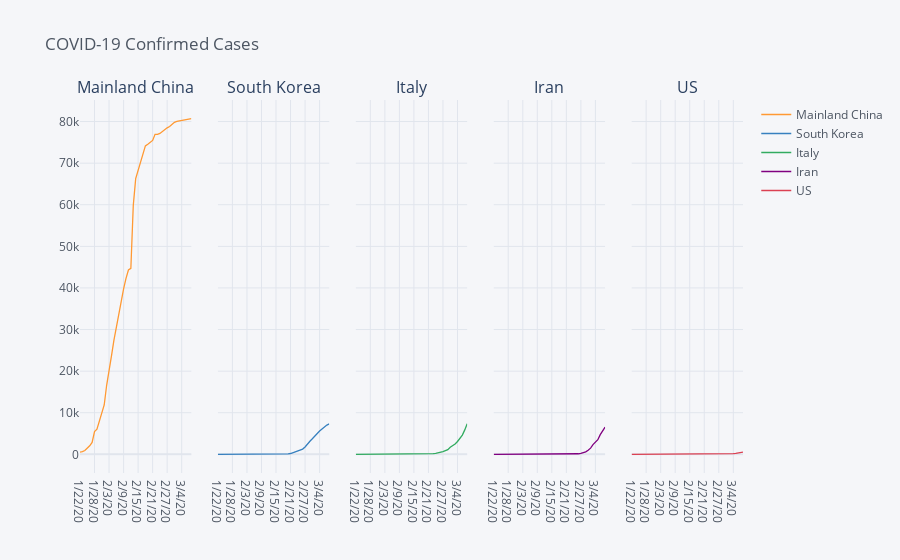
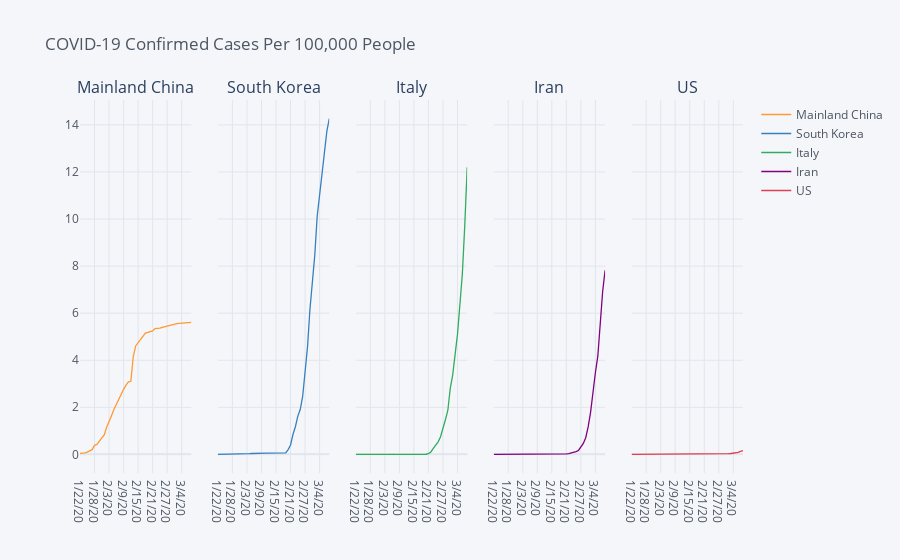

Notebook code for these charts, in order:
### Code cell
top_countries = list(confirmed.T.sum().sort_values(ascending=False).head(4).index)
top_countries.append("US")
country_plot(top_countries, pop_prop=False)
country_plot(top_countries, pop_prop=True)

### Figure 1 — Plotly figure (JSON) as saved in the notebook; plotly's stock layout.template omitted (floating-point values rounded to 4 significant figures)
{"data": [{"line": {"color": "rgba(255, 153, 51, 1.0)", "dash": "solid", "shape": "linear", "width": 1.3}, "mode": "lines", "name": "Mainland China", "text": "", "type": "scatter", "x": ["1/22/20", "1/23/20", "1/24/20", "1/25/20", "1/26/20", "1/27/20", "1/28/20", "1/29/20", "1/30/20", "1/31/20", "2/1/20", "2/2/20", "2/3/20", "2/4/20", "2/5/20", "2/6/20", "2/7/20", "2/8/20", "2/9/20", "2/10/20", "2/11/20", "2/12/20", "2/13/20", "2/14/20", "2/15/20", "2/16/20", "2/17/20", "2/18/20", "2/19/20", "2/20/20", "2/21/20", "2/22/20", "2/23/20", "2/24/20", "2/25/20", "2/26/20", "2/27/20", "2/28/20", "2/29/20", "3/1/20", "3/2/20", "3/3/20", "3/4/20", "3/5/20", "3/6/20", "3/7/20", "3/8/20"], "xaxis": "x", "y": [547, 639, 916, 1399, 2062, 2863, 5494, 6070, 8124, 9783, 11871, 16607, 19693, 23680, 27409, 30553, 34075, 36778, 39790, 42306, 44327, 44699, 59832, 66292, 68347, 70446, 72364, 74139, 74546, 74999, 75472, 76922, 76938, 77152, 77660, 78065, 78498, 78824, 79251, 79826, 80026, 80151, 80271, 80422, 80573, 80652, 80699], "yaxis": "y"}, {"line": {"color": "rgba(55, 128, 191, 1.0)", "dash": "solid", "shape": "linear", "width": 1.3}, "mode": "lines", "name": "South Korea", "text": "", "type": "scatter", "x": ["1/22/20", "1/23/20", "1/24/20", "1/25/20", "1/26/20", "1/27/20", "1/28/20", "1/29/20", "1/30/20", "1/31/20", "2/1/20", "2/2/20", "2/3/20", "2/4/20", "2/5/20", "2/6/20", "2/7/20", "2/8/20", "2/9/20", "2/10/20", "2/11/20", "2/12/20", "2/13/20", "2/14/20", "2/15/20", "2/16/20", "2/17/20", "2/18/20", "2/19/20", "2/20/20", "2/21/20", "2/22/20", "2/23/20", "2/24/20", "2/25/20", "2/26/20", "2/27/20", "2/28/20", "2/29/20", "3/1/20", "3/2/20", "3/3/20", "3/4/20", "3/5/20", "3/6/20", "3/7/20", "3/8/20"], "xaxis": "x2", "y": [1, 1, 2, 2, 3, 4, 4, 4, 4, 11, 12, 15, 15, 16, 19, 23, 24, 24, 25, 27, 28, 28, 28, 28, 28, 29, 30, 31, 31, 104, 204, 433, 602, 833, 977, 1261, 1766, 2337, 3150, 3736, 4335, 5186, 5621, 6088, 6593, 7041, 7314], "yaxis": "y2"}, {"line": {"color": "rgba(50, 171, 96, 1.0)", "dash": "solid", "shape": "linear", "width": 1.3}, "mode": "lines", "name": "Italy", "text": "", "type": "scatter", "x": ["1/22/20", "1/23/20", "1/24/20", "1/25/20", "1/26/20", "1/27/20", "1/28/20", "1/29/20", "1/30/20", "1/31/20", "2/1/20", "2/2/20", "2/3/20", "2/4/20", "2/5/20", "2/6/20", "2/7/20", "2/8/20", "2/9/20", "2/10/20", "2/11/20", "2/12/20", "2/13/20", "2/14/20", "2/15/20", "2/16/20", "2/17/20", "2/18/20", "2/19/20", "2/20/20", "2/21/20", "2/22/20", "2/23/20", "2/24/20", "2/25/20", "2/26/20", "2/27/20", "2/28/20", "2/29/20", "3/1/20", "3/2/20", "3/3/20", "3/4/20", "3/5/20", "3/6/20", "3/7/20", "3/8/20"], "xaxis": "x3", "y": [0, 0, 0, 0, 0, 0, 0, 0, 0, 2, 2, 2, 2, 2, 2, 2, 3, 3, 3, 3, 3, 3, 3, 3, 3, 3, 3, 3, 3, 3, 20, 62, 155, 229, 322, 453, 655, 888, 1128, 1694, 2036, 2502, 3089, 3858, 4636, 5883, 7375], "yaxis": "y3"}, {"line": {"color": "rgba(128, 0, 128, 1.0)", "dash": "solid", "shape": "linear", "width": 1.3}, "mode": "lines", "name": "Iran", "text": "", "type": "scatter", "x": ["1/22/20", "1/23/20", "1/24/20", "1/25/20", "1/26/20", "1/27/20", "1/28/20", "1/29/20", "1/30/20", "1/31/20", "2/1/20", "2/2/20", "2/3/20", "2/4/20", "2/5/20", "2/6/20", "2/7/20", "2/8/20", "2/9/20", "2/10/20", "2/11/20", "2/12/20", "2/13/20", "2/14/20", "2/15/20", "2/16/20", "2/17/20", "2/18/20", "2/19/20", "2/20/20", "2/21/20", "2/22/20", "2/23/20", "2/24/20", "2/25/20", "2/26/20", "2/27/20", "2/28/20", "2/29/20", "3/1/20", "3/2/20", "3/3/20", "3/4/20", "3/5/20", "3/6/20", "3/7/20", "3/8/20"], "xaxis": "x4", "y": [0, 0, 0, 0, 0, 0, 0, 0, 0, 0, 0, 0, 0, 0, 0, 0, 0, 0, 0, 0, 0, 0, 0, 0, 0, 0, 0, 0, 2, 5, 18, 28, 43, 61, 95, 139, 245, 388, 593, 978, 1501, 2336, 2922, 3513, 4747, 5823, 6566], "yaxis": "y4"}, {"line": {"color": "rgba(219, 64, 82, 1.0)", "dash": "solid", "shape": "linear", "width": 1.3}, "mode": "lines", "name": "US", "text": "", "type": "scatter", "x": ["1/22/20", "1/23/20", "1/24/20", "1/25/20", "1/26/20", "1/27/20", "1/28/20", "1/29/20", "1/30/20", "1/31/20", "2/1/20", "2/2/20", "2/3/20", "2/4/20", "2/5/20", "2/6/20", "2/7/20", "2/8/20", "2/9/20", "2/10/20", "2/11/20", "2/12/20", "2/13/20", "2/14/20", "2/15/20", "2/16/20", "2/17/20", "2/18/20", "2/19/20", "2/20/20", "2/21/20", "2/22/20", "2/23/20", "2/24/20", "2/25/20", "2/26/20", "2/27/20", "2/28/20", "2/29/20", "3/1/20", "3/2/20", "3/3/20", "3/4/20", "3/5/20", "3/6/20", "3/7/20", "3/8/20"], "xaxis": "x5", "y": [1, 1, 2, 2, 5, 5, 5, 5, 5, 7, 8, 8, 11, 11, 12, 12, 12, 12, 12, 12, 13, 13, 15, 15, 15, 15, 15, 15, 15, 15, 35, 35, 35, 53, 53, 59, 60, 62, 70, 76, 101, 121, 152, 220, 277, 416, 537], "yaxis": "y5"}], "layout": {"annotations": [{"font": {"size": 16}, "showarrow": false, "text": "Mainland China", "x": 0.084, "xanchor": "center", "xref": "paper", "y": 1, "yanchor": "bottom", "yref": "paper"}, {"font": {"size": 16}, "showarrow": false, "text": "South Korea", "x": 0.292, "xanchor": "center", "xref": "paper", "y": 1, "yanchor": "bottom", "yref": "paper"}, {"font": {"size": 16}, "showarrow": false, "text": "Italy", "x": 0.5, "xanchor": "center", "xref": "paper", "y": 1, "yanchor": "bottom", "yref": "paper"}, {"font": {"size": 16}, "showarrow": false, "text": "Iran", "x": 0.708, "xanchor": "center", "xref": "paper", "y": 1, "yanchor": "bottom", "yref": "paper"}, {"font": {"size": 16}, "showarrow": false, "text": "US", "x": 0.916, "xanchor": "center", "xref": "paper", "y": 1, "yanchor": "bottom", "yref": "paper"}], "legend": {"bgcolor": "#F5F6F9", "font": {"color": "#4D5663"}}, "paper_bgcolor": "#F5F6F9", "plot_bgcolor": "#F5F6F9", "title": {"font": {"color": "#4D5663"}, "text": "COVID-19 Confirmed Cases"}, "xaxis": {"anchor": "y", "domain": [0, 0.168], "gridcolor": "#E1E5ED", "showgrid": true, "tickfont": {"color": "#4D5663"}, "title": {"font": {"color": "#4D5663"}, "text": ""}, "zerolinecolor": "#E1E5ED"}, "xaxis2": {"anchor": "y2", "domain": [0.208, 0.376], "gridcolor": "#E1E5ED", "showgrid": true, "tickfont": {"color": "#4D5663"}, "title": {"font": {"color": "#4D5663"}, "text": ""}, "zerolinecolor": "#E1E5ED"}, "xaxis3": {"anchor": "y3", "domain": [0.416, 0.584], "gridcolor": "#E1E5ED", "showgrid": true, "tickfont": {"color": "#4D5663"}, "title": {"font": {"color": "#4D5663"}, "text": ""}, "zerolinecolor": "#E1E5ED"}, "xaxis4": {"anchor": "y4", "domain": [0.624, 0.792], "gridcolor": "#E1E5ED", "showgrid": true, "tickfont": {"color": "#4D5663"}, "title": {"font": {"color": "#4D5663"}, "text": ""}, "zerolinecolor": "#E1E5ED"}, "xaxis5": {"anchor": "y5", "domain": [0.832, 1], "gridcolor": "#E1E5ED", "showgrid": true, "tickfont": {"color": "#4D5663"}, "title": {"font": {"color": "#4D5663"}, "text": ""}, "zerolinecolor": "#E1E5ED"}, "yaxis": {"anchor": "x", "domain": [0, 1], "gridcolor": "#E1E5ED", "showgrid": true, "tickfont": {"color": "#4D5663"}, "title": {"font": {"color": "#4D5663"}, "text": ""}, "zerolinecolor": "#E1E5ED"}, "yaxis2": {"anchor": "x2", "domain": [0, 1], "gridcolor": "#E1E5ED", "matches": "y", "showgrid": true, "showticklabels": false, "tickfont": {"color": "#4D5663"}, "title": {"font": {"color": "#4D5663"}, "text": ""}, "zerolinecolor": "#E1E5ED"}, "yaxis3": {"anchor": "x3", "domain": [0, 1], "gridcolor": "#E1E5ED", "matches": "y", "showgrid": true, "showticklabels": false, "tickfont": {"color": "#4D5663"}, "title": {"font": {"color": "#4D5663"}, "text": ""}, "zerolinecolor": "#E1E5ED"}, "yaxis4": {"anchor": "x4", "domain": [0, 1], "gridcolor": "#E1E5ED", "matches": "y", "showgrid": true, "showticklabels": false, "tickfont": {"color": "#4D5663"}, "title": {"font": {"color": "#4D5663"}, "text": ""}, "zerolinecolor": "#E1E5ED"}, "yaxis5": {"anchor": "x5", "domain": [0, 1], "gridcolor": "#E1E5ED", "matches": "y", "showgrid": true, "showticklabels": false, "tickfont": {"color": "#4D5663"}, "title": {"font": {"color": "#4D5663"}, "text": ""}, "zerolinecolor": "#E1E5ED"}}}

### Figure 2 — Plotly figure (JSON) as saved in the notebook; plotly's stock layout.template omitted (floating-point values rounded to 4 significant figures)
{"data": [{"line": {"color": "rgba(255, 153, 51, 1.0)", "dash": "solid", "shape": "linear", "width": 1.3}, "mode": "lines", "name": "Mainland China", "text": "", "type": "scatter", "x": ["1/22/20", "1/23/20", "1/24/20", "1/25/20", "1/26/20", "1/27/20", "1/28/20", "1/29/20", "1/30/20", "1/31/20", "2/1/20", "2/2/20", "2/3/20", "2/4/20", "2/5/20", "2/6/20", "2/7/20", "2/8/20", "2/9/20", "2/10/20", "2/11/20", "2/12/20", "2/13/20", "2/14/20", "2/15/20", "2/16/20", "2/17/20", "2/18/20", "2/19/20", "2/20/20", "2/21/20", "2/22/20", "2/23/20", "2/24/20", "2/25/20", "2/26/20", "2/27/20", "2/28/20", "2/29/20", "3/1/20", "3/2/20", "3/3/20", "3/4/20", "3/5/20", "3/6/20", "3/7/20", "3/8/20"], "xaxis": "x", "y": [0.038, 0.0444, 0.06364, 0.0972, 0.1433, 0.1989, 0.3817, 0.4217, 0.5644, 0.6797, 0.8248, 1.154, 1.368, 1.645, 1.904, 2.123, 2.367, 2.555, 2.764, 2.939, 3.08, 3.106, 4.157, 4.606, 4.749, 4.894, 5.028, 5.151, 5.179, 5.211, 5.244, 5.344, 5.345, 5.36, 5.396, 5.424, 5.454, 5.476, 5.506, 5.546, 5.56, 5.569, 5.577, 5.587, 5.598, 5.603, 5.607], "yaxis": "y"}, {"line": {"color": "rgba(55, 128, 191, 1.0)", "dash": "solid", "shape": "linear", "width": 1.3}, "mode": "lines", "name": "South Korea", "text": "", "type": "scatter", "x": ["1/22/20", "1/23/20", "1/24/20", "1/25/20", "1/26/20", "1/27/20", "1/28/20", "1/29/20", "1/30/20", "1/31/20", "2/1/20", "2/2/20", "2/3/20", "2/4/20", "2/5/20", "2/6/20", "2/7/20", "2/8/20", "2/9/20", "2/10/20", "2/11/20", "2/12/20", "2/13/20", "2/14/20", "2/15/20", "2/16/20", "2/17/20", "2/18/20", "2/19/20", "2/20/20", "2/21/20", "2/22/20", "2/23/20", "2/24/20", "2/25/20", "2/26/20", "2/27/20", "2/28/20", "2/29/20", "3/1/20", "3/2/20", "3/3/20", "3/4/20", "3/5/20", "3/6/20", "3/7/20", "3/8/20"], "xaxis": "x2", "y": [0.00195, 0.00195, 0.003901, 0.003901, 0.005851, 0.007802, 0.007802, 0.007802, 0.007802, 0.02146, 0.02341, 0.02926, 0.02926, 0.03121, 0.03706, 0.04486, 0.04681, 0.04681, 0.04876, 0.05266, 0.05461, 0.05461, 0.05461, 0.05461, 0.05461, 0.05656, 0.05851, 0.06047, 0.06047, 0.2029, 0.3979, 0.8446, 1.174, 1.625, 1.906, 2.46, 3.445, 4.558, 6.144, 7.287, 8.455, 10.12, 10.96, 11.87, 12.86, 13.73, 14.27], "yaxis": "y2"}, {"line": {"color": "rgba(50, 171, 96, 1.0)", "dash": "solid", "shape": "linear", "width": 1.3}, "mode": "lines", "name": "Italy", "text": "", "type": "scatter", "x": ["1/22/20", "1/23/20", "1/24/20", "1/25/20", "1/26/20", "1/27/20", "1/28/20", "1/29/20", "1/30/20", "1/31/20", "2/1/20", "2/2/20", "2/3/20", "2/4/20", "2/5/20", "2/6/20", "2/7/20", "2/8/20", "2/9/20", "2/10/20", "2/11/20", "2/12/20", "2/13/20", "2/14/20", "2/15/20", "2/16/20", "2/17/20", "2/18/20", "2/19/20", "2/20/20", "2/21/20", "2/22/20", "2/23/20", "2/24/20", "2/25/20", "2/26/20", "2/27/20", "2/28/20", "2/29/20", "3/1/20", "3/2/20", "3/3/20", "3/4/20", "3/5/20", "3/6/20", "3/7/20", "3/8/20"], "xaxis": "x3", "y": [0, 0, 0, 0, 0, 0, 0, 0, 0, 0.003308, 0.003308, 0.003308, 0.003308, 0.003308, 0.003308, 0.003308, 0.004962, 0.004962, 0.004962, 0.004962, 0.004962, 0.004962, 0.004962, 0.004962, 0.004962, 0.004962, 0.004962, 0.004962, 0.004962, 0.004962, 0.03308, 0.1025, 0.2564, 0.3788, 0.5326, 0.7492, 1.083, 1.469, 1.866, 2.802, 3.367, 4.138, 5.109, 6.381, 7.668, 9.73, 12.2], "yaxis": "y3"}, {"line": {"color": "rgba(128, 0, 128, 1.0)", "dash": "solid", "shape": "linear", "width": 1.3}, "mode": "lines", "name": "Iran", "text": "", "type": "scatter", "x": ["1/22/20", "1/23/20", "1/24/20", "1/25/20", "1/26/20", "1/27/20", "1/28/20", "1/29/20", "1/30/20", "1/31/20", "2/1/20", "2/2/20", "2/3/20", "2/4/20", "2/5/20", "2/6/20", "2/7/20", "2/8/20", "2/9/20", "2/10/20", "2/11/20", "2/12/20", "2/13/20", "2/14/20", "2/15/20", "2/16/20", "2/17/20", "2/18/20", "2/19/20", "2/20/20", "2/21/20", "2/22/20", "2/23/20", "2/24/20", "2/25/20", "2/26/20", "2/27/20", "2/28/20", "2/29/20", "3/1/20", "3/2/20", "3/3/20", "3/4/20", "3/5/20", "3/6/20", "3/7/20", "3/8/20"], "xaxis": "x4", "y": [0, 0, 0, 0, 0, 0, 0, 0, 0, 0, 0, 0, 0, 0, 0, 0, 0, 0, 0, 0, 0, 0, 0, 0, 0, 0, 0, 0, 0.002381, 0.005953, 0.02143, 0.03334, 0.05119, 0.07263, 0.1131, 0.1655, 0.2917, 0.4619, 0.706, 1.164, 1.787, 2.781, 3.479, 4.182, 5.652, 6.933, 7.817], "yaxis": "y4"}, {"line": {"color": "rgba(219, 64, 82, 1.0)", "dash": "solid", "shape": "linear", "width": 1.3}, "mode": "lines", "name": "US", "text": "", "type": "scatter", "x": ["1/22/20", "1/23/20", "1/24/20", "1/25/20", "1/26/20", "1/27/20", "1/28/20", "1/29/20", "1/30/20", "1/31/20", "2/1/20", "2/2/20", "2/3/20", "2/4/20", "2/5/20", "2/6/20", "2/7/20", "2/8/20", "2/9/20", "2/10/20", "2/11/20", "2/12/20", "2/13/20", "2/14/20", "2/15/20", "2/16/20", "2/17/20", "2/18/20", "2/19/20", "2/20/20", "2/21/20", "2/22/20", "2/23/20", "2/24/20", "2/25/20", "2/26/20", "2/27/20", "2/28/20", "2/29/20", "3/1/20", "3/2/20", "3/3/20", "3/4/20", "3/5/20", "3/6/20", "3/7/20", "3/8/20"], "xaxis": "x5", "y": [0.0003021, 0.0003021, 0.0006042, 0.0006042, 0.001511, 0.001511, 0.001511, 0.001511, 0.001511, 0.002115, 0.002417, 0.002417, 0.003323, 0.003323, 0.003625, 0.003625, 0.003625, 0.003625, 0.003625, 0.003625, 0.003927, 0.003927, 0.004532, 0.004532, 0.004532, 0.004532, 0.004532, 0.004532, 0.004532, 0.004532, 0.01057, 0.01057, 0.01057, 0.01601, 0.01601, 0.01782, 0.01813, 0.01873, 0.02115, 0.02296, 0.03051, 0.03656, 0.04592, 0.06646, 0.08369, 0.1257, 0.1622], "yaxis": "y5"}], "layout": {"annotations": [{"font": {"size": 16}, "showarrow": false, "text": "Mainland China", "x": 0.084, "xanchor": "center", "xref": "paper", "y": 1, "yanchor": "bottom", "yref": "paper"}, {"font": {"size": 16}, "showarrow": false, "text": "South Korea", "x": 0.292, "xanchor": "center", "xref": "paper", "y": 1, "yanchor": "bottom", "yref": "paper"}, {"font": {"size": 16}, "showarrow": false, "text": "Italy", "x": 0.5, "xanchor": "center", "xref": "paper", "y": 1, "yanchor": "bottom", "yref": "paper"}, {"font": {"size": 16}, "showarrow": false, "text": "Iran", "x": 0.708, "xanchor": "center", "xref": "paper", "y": 1, "yanchor": "bottom", "yref": "paper"}, {"font": {"size": 16}, "showarrow": false, "text": "US", "x": 0.916, "xanchor": "center", "xref": "paper", "y": 1, "yanchor": "bottom", "yref": "paper"}], "legend": {"bgcolor": "#F5F6F9", "font": {"color": "#4D5663"}}, "paper_bgcolor": "#F5F6F9", "plot_bgcolor": "#F5F6F9", "title": {"font": {"color": "#4D5663"}, "text": "COVID-19 Confirmed Cases Per 100,000 People"}, "xaxis": {"anchor": "y", "domain": [0, 0.168], "gridcolor": "#E1E5ED", "showgrid": true, "tickfont": {"color": "#4D5663"}, "title": {"font": {"color": "#4D5663"}, "text": ""}, "zerolinecolor": "#E1E5ED"}, "xaxis2": {"anchor": "y2", "domain": [0.208, 0.376], "gridcolor": "#E1E5ED", "showgrid": true, "tickfont": {"color": "#4D5663"}, "title": {"font": {"color": "#4D5663"}, "text": ""}, "zerolinecolor": "#E1E5ED"}, "xaxis3": {"anchor": "y3", "domain": [0.416, 0.584], "gridcolor": "#E1E5ED", "showgrid": true, "tickfont": {"color": "#4D5663"}, "title": {"font": {"color": "#4D5663"}, "text": ""}, "zerolinecolor": "#E1E5ED"}, "xaxis4": {"anchor": "y4", "domain": [0.624, 0.792], "gridcolor": "#E1E5ED", "showgrid": true, "tickfont": {"color": "#4D5663"}, "title": {"font": {"color": "#4D5663"}, "text": ""}, "zerolinecolor": "#E1E5ED"}, "xaxis5": {"anchor": "y5", "domain": [0.832, 1], "gridcolor": "#E1E5ED", "showgrid": true, "tickfont": {"color": "#4D5663"}, "title": {"font": {"color": "#4D5663"}, "text": ""}, "zerolinecolor": "#E1E5ED"}, "yaxis": {"anchor": "x", "domain": [0, 1], "gridcolor": "#E1E5ED", "showgrid": true, "tickfont": {"color": "#4D5663"}, "title": {"font": {"color": "#4D5663"}, "text": ""}, "zerolinecolor": "#E1E5ED"}, "yaxis2": {"anchor": "x2", "domain": [0, 1], "gridcolor": "#E1E5ED", "matches": "y", "showgrid": true, "showticklabels": false, "tickfont": {"color": "#4D5663"}, "title": {"font": {"color": "#4D5663"}, "text": ""}, "zerolinecolor": "#E1E5ED"}, "yaxis3": {"anchor": "x3", "domain": [0, 1], "gridcolor": "#E1E5ED", "matches": "y", "showgrid": true, "showticklabels": false, "tickfont": {"color": "#4D5663"}, "title": {"font": {"color": "#4D5663"}, "text": ""}, "zerolinecolor": "#E1E5ED"}, "yaxis4": {"anchor": "x4", "domain": [0, 1], "gridcolor": "#E1E5ED", "matches": "y", "showgrid": true, "showticklabels": false, "tickfont": {"color": "#4D5663"}, "title": {"font": {"color": "#4D5663"}, "text": ""}, "zerolinecolor": "#E1E5ED"}, "yaxis5": {"anchor": "x5", "domain": [0, 1], "gridcolor": "#E1E5ED", "matches": "y", "showgrid": true, "showticklabels": false, "tickfont": {"color": "#4D5663"}, "title": {"font": {"color": "#4D5663"}, "text": ""}, "zerolinecolor": "#E1E5ED"}}}
